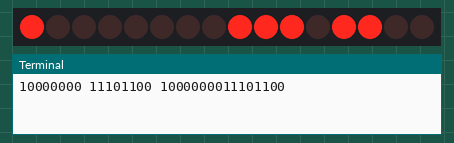
Recording of a program running on a simulated Raspberry Pi (BCM pin numbers). Parts: 16 shift-register outputs drawn as a row of LEDs (first output left, lit = HIGH), the last lines printed to the terminal.

Above: at 0.1 s.
At 4.91 s:
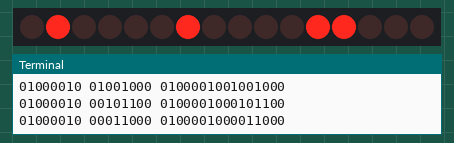
At 9.93 s:
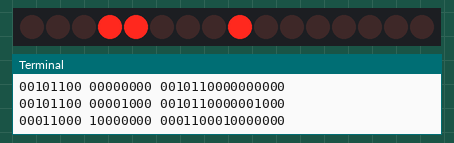
At 19.97 s:
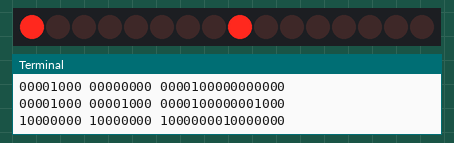
At 29.8 s:
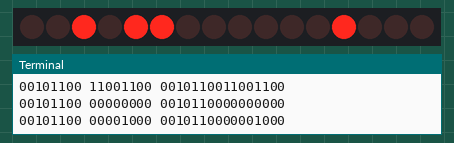
At 39.84 s:
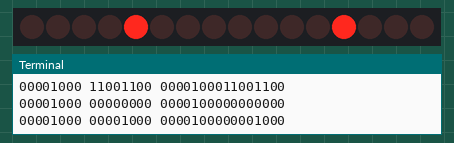
Timing chart, 0 to 40.0 s (numbered marks = the images above):
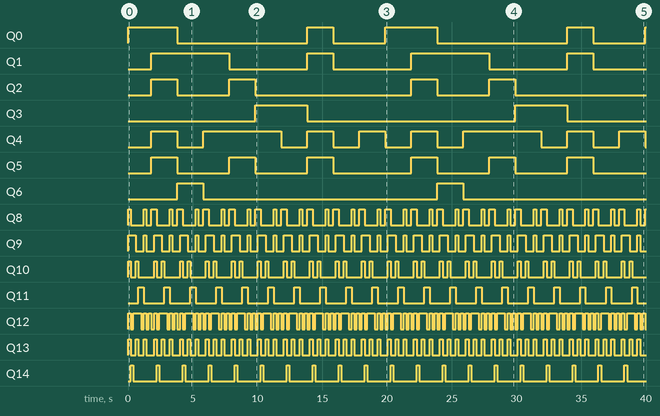

Measured:
- by itself, Q0: LOW → HIGH at 0.00 s, → LOW 3.8 s later, → HIGH 10.0 s later, → LOW 2.0 s later, … (9 changes in this stretch)
- by itself, Q1: LOW → HIGH at 1.8 s, → LOW 6.0 s later, → HIGH 6.0 s later, → LOW 2.0 s later, … (8 changes in this stretch)
- by itself, Q2: LOW → HIGH at 1.8 s, → LOW 2.0 s later, → HIGH 4.0 s later, → LOW 2.0 s later, … (8 changes in this stretch)
- by itself, Q3: alternates HIGH for 4.0 s and LOW for 16.1 s
- by itself, Q4: LOW → HIGH at 1.8 s, → LOW 2.0 s later, → HIGH 2.0 s later, → LOW 6.0 s later, … (16 changes in this stretch)
- by itself, Q5: LOW → HIGH at 1.8 s, → LOW 2.0 s later, → HIGH 4.0 s later, → LOW 2.0 s later, … (12 changes in this stretch)
- by itself, Q6: alternates HIGH for 2.0 s and LOW for 18.1 s
- by itself, Q8: repeats every 2.0 s: LOW 1.0 s, HIGH 0.20 s, LOW 0.40 s, HIGH 0.40 s

The program:

displayDecimalCounter.py
```python
import RPi.GPIO as GPIO
import time

# GPIO Setup
GPIO.setmode(GPIO.BCM)
GPIO.setwarnings(False)
DATA  = 21
LATCH = 20
CLOCK = 16
#BTITERATE = 12
GPIO.setup(DATA,  GPIO.OUT)
GPIO.setup(LATCH, GPIO.OUT)
GPIO.setup(CLOCK, GPIO.OUT)
#GPIO.setup(BTITERATE, GPIO.IN, pull_up_down=GPIO.PUD_UP)

# Pulses the latch pin - write the output to data lines
def latch():
  GPIO.output(LATCH, 0)
  GPIO.output(LATCH, 1)
  GPIO.output(LATCH, 0)
  #print("Latched")

# Pulses clock to shift bits
def tick():
  GPIO.output(CLOCK, 0)
  GPIO.output(CLOCK, 1)
  GPIO.output(CLOCK, 0)

# Clears all outputs by writing empty byte
def clear():
  GPIO.output(DATA, 0)

  for x in range(0, 8):
    GPIO.output(CLOCK, 0)
    GPIO.output(CLOCK, 1)
    GPIO.output(CLOCK, 0)

  latch()

# Push bit into the shift register
def inputBit(inputValue):
  GPIO.output(DATA, inputValue)
  tick()

# Push a byte to the shift register
#   Split input alues into individual values
def outputBits(inputString):
  bitList = list(inputString)
  bitList = bitList[::-1]

  for bit in bitList:
    bit = int(bit)
    inputBit(bit)

  latch()

clear() # Makes sure we're clear before main loop

# Setup
numericArr = [        # Stores the numeric display bytes
  0b10000000,
  0b11101100,
  0b01000010,
  0b01001000,
  0b00101100,
  0b00011000,
  0b00010000,
  0b11001100,
  0b00000000,
  0b00001000
]

firstDigit = 0        # 10s num
secondDigit = 0       # 1s num
bytestring = format(numericArr[0], '08b')
outputBits(bytestring)

#debounceToc = 0

while True:

  if secondDigit < 9:                   # For clamping
    secondDigit += 1
  else:
    secondDigit = 0
    firstDigit += 1

  if firstDigit > 9:
    firstDigit = 0

  firstBytestring = format(numericArr[firstDigit], '08b')
  secondBytestring = format(numericArr[secondDigit], '08b')
  outputBytestring = firstBytestring + secondBytestring
  print(firstBytestring, secondBytestring, outputBytestring)

  outputBits(outputBytestring)

  time.sleep(0.2)


#bytestring = format(value, '08b')
#outputBits(bytestring)

  # NUMBERS
  # 0 = on (pulled to ground), 1 = off
  # 0 100000000
  # 1 0b11101100
  # 2 0b01000010
  # 3 0b01001000
  # 4 0b00101100
  # 5 0b00011000
  # 6 0b00010000
  # 7 0b11001100
  # 8 0b00000000
  # 9 0b00001000
```
